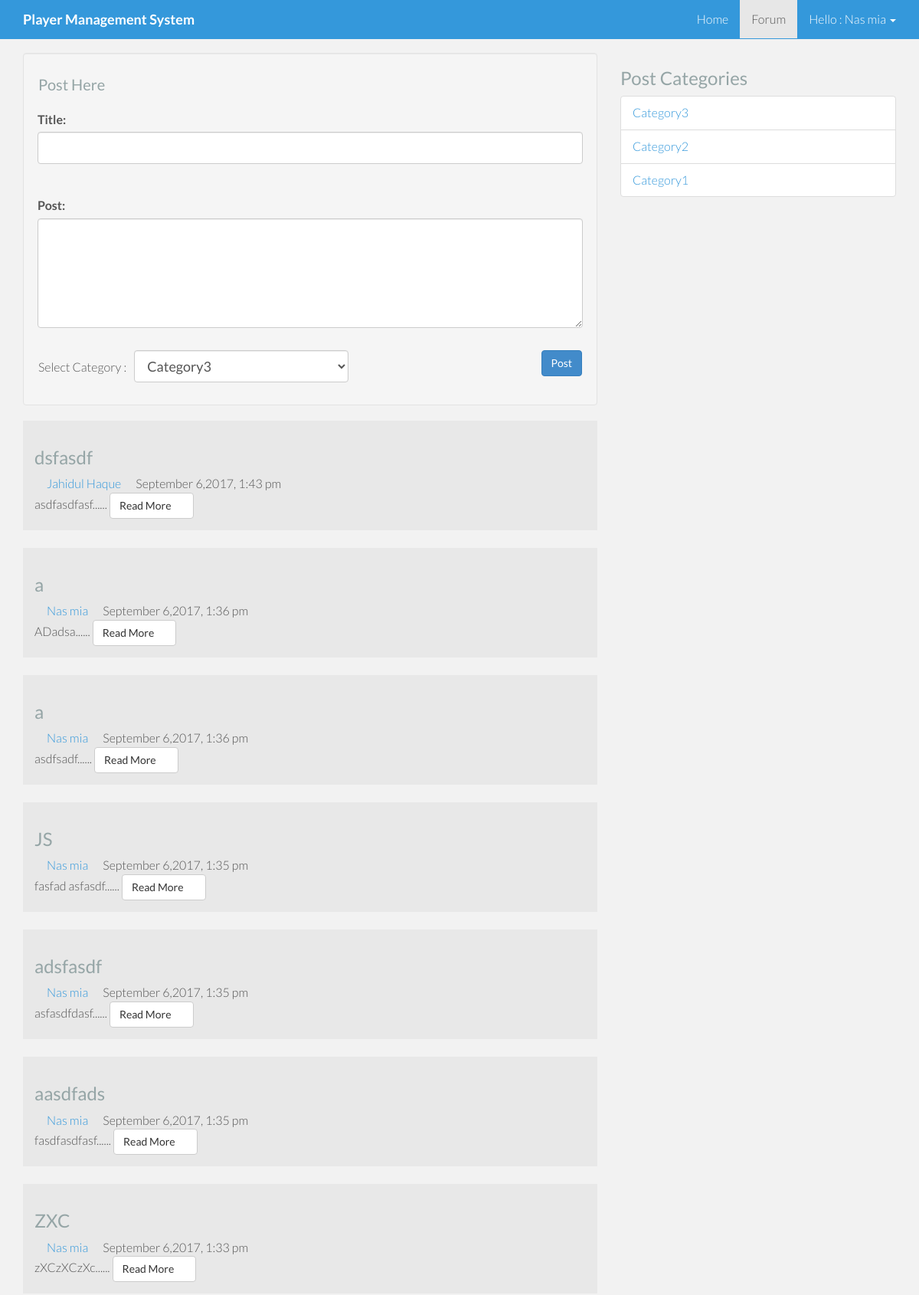
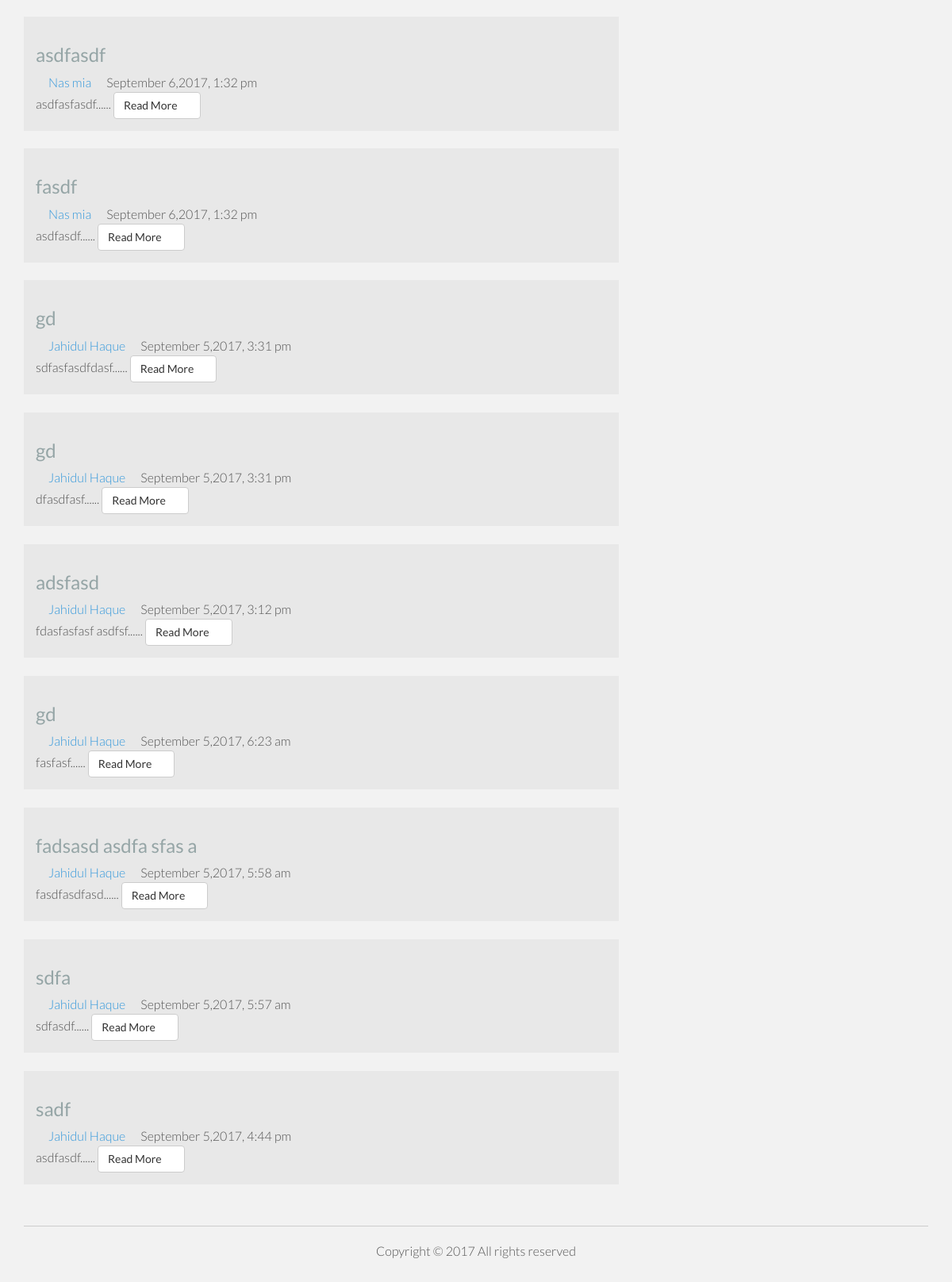
Screenshot of /forum.php (signed in) with the database file from the repository (2 pictures, top to bottom).
### tables this page shows
CREATE TABLE `tbl_post` (
  `id` int(11) NOT NULL,
  `cat` int(11) DEFAULT NULL,
  `title` varchar(255) DEFAULT NULL,
  `body` text,
  `slug` varchar(255) DEFAULT NULL,
  `character_name` varchar(255) DEFAULT NULL,
  `date` timestamp NOT NULL DEFAULT CURRENT_TIMESTAMP ON UPDATE CURRENT_TIMESTAMP,
  `userid` int(11) DEFAULT NULL
);

CREATE TABLE `tbl_category` (
  `id` int(11) NOT NULL,
  `name` varchar(50) NOT NULL,
  `cat_slug` varchar(256) NOT NULL
);

### lib/Database.php (called while the page is built, shortened)
<?php
Class Database{
	public $host   = DB_HOST;
	public $user   = DB_USER;
	public $pass   = DB_PASS;
	public $dbname = DB_NAME;
	public $link;
	private function connectDB(){
	$this->link = new mysqli($this->host, $this->user, $this->pass, $this->dbname);
 }
	public function select($query){
		$result = $this->link->query($query) or die($this->link->error.__LINE__);
		if($result->num_rows > 0){
			return $result;
		} else {
			return false;
		}
	}
}

### lib/Session.php (called while the page is built, shortened)
<?php
	class Session
	{
		public static function get($key){
			if(isset($_SESSION[$key])){
				return $_SESSION[$key];
		}else{
			return false;
		}
	}
}
 ?>

### helpers/Format.php (called while the page is built, shortened)
<?php
class Format{
	public function formatDate($date){
		return date('F j,Y, g:i a',strtotime($date));
	}
	public function textShorten($text,$limit=400){
		$text = $text. " ";
		$text = substr($text, 0, $limit);
		$text = substr($text, 0, strrpos($text,' '));
		$text = $text."......";
		return $text;
	}
}
?>

### forum.php (the view, shortened to what this page needs)
<?php include 'inc/header.php'; ?>
      	<div class="col-md-8">
          <?php
            $division = Session::get('division');
            $rank = Session::get('rank');
            $division_and_rank = 'division '.$division.' rank '.$rank;
          ?>
          <?php
            $query = "SELECT allowed_divisions_ranks FROM tbl_admin";
            $users = $db->select($query);
            if ($users) {
            while ($result = $users->fetch_assoc()) {
            $allowed_divisions_ranks = unserialize($result['allowed_divisions_ranks']);
            foreach($allowed_divisions_ranks as $allowed_divisions_rank){
          ?>
          <?php if($allowed_divisions_rank==$division_and_rank){ ?>
            <div class="well">
               <form action="" method="POST" class="form-horizontal" role="form">
                  <h4>Post Here</h4>
                    <div class="form-group" style="padding:14px;">
                      <label for="usr">Title:</label>
                      <input type="text" name="title" class="form-control" id="usr" style="min-width: 100%">
                    </div>
                    <div class="form-group" style="padding:14px;">
                      <label for="usr">Post:</label>
                      <textarea name="body" class="form-control" rows="5" style="min-width: 100%"></textarea>
                    </div>
                    <button class="btn btn-primary pull-right" type="submit">Post</button><ul class="list-inline"><li>Select Category : </li><li><select class="form-control" id="sel1"  name="cat">
                    <?php
                        $query = "SELECT * FROM tbl_category";
                        $category = $db->select($query);
                        if($category){
                            while($result = $category->fetch_assoc()){
                    ?>
                    <option value="<?php echo $result['id']; ?>"><?php echo $result['name']; ?></option>
                                    <?php } } ?>
                    </select></li></ul>
                          </form>
                      </div>
            <?php } } } } ?>
      		  <?php
                $query = "select * from tbl_post order by id desc";
                $post = $db->select($query);
                if ($post) {
                while ($result = $post->fetch_assoc()) {
            ?>
                <div class="blog-item">
                    <div class="blog-content">
                        <a href="<?php echo $result['slug']; ?>"><h3><?php echo $result['title']; ?></h3></a>
                        <div class="entry-meta">
                            <span><i class="icon-user"></i> <a href="profile.php?id=<?php echo $result['userid']; ?>"><?php echo $result['character_name']; ?></a></span>
                            <span><i class="icon-calendar"></i> <?php echo $fm->formatDate($result['date']); ?></span>
                        </div>
                        <?php echo $fm->textShorten($result['body'],425); ?>
                        <a class="btn btn-default" href="<?php echo $result['slug']; ?>">Read More <i class="icon-angle-right"></i></a>
                    </div>
                </div><br>
              <?php } } ?>
      	   </div>
     <?php include 'inc/sidebar.php'; ?>
     <?php include 'inc/footer.php'; ?>

### inc/sidebar.php
<div class="col-md-4">
      	<div class="widget">
      		 <div class="widget categories">
                    <h3>Post Categories</h3>
                    <div class="row">
                        <div class="col-sm-12">
                            <ul class="list-group" >
                            	<?php
                			         $query = "select * from tbl_category";
                			         $category = $db->select($query);
                			         if ($category) {
                			         while ($result = $category->fetch_assoc()) {
                		            ?>
                                                <li class="list-group-item"><a href="<?php echo SITE_URL;?>category/<?php echo $result['cat_slug']; ?>"><?php echo $result['name'] ?></a></li>
                                                <?php } } else { ?>
                						<li>No Category Created</li>
                					<?php } ?>
                            </ul>
                        </div>
                    </div>
                </div>
      	</div>
</div>

### assets/css/main.css (style rules this page uses)
body { background-color: #f2f2f2; font-family: 'Lato', sans-serif; font-weight: 300; font-size: 16px; color: #555; -webkit-font-smoothing: antialiased; -webkit-overflow-scrolling: touch; }
h1, h2, h3, h4, h5, h6 { font-family: 'Lato', sans-serif; font-weight: 300; color: #333; }
h3 { color: #95a5a6; font-weight: 400; }
h4 { color: #95a5a6; font-weight: 400; font-size: 20px; }
a { color: #3498db; word-wrap: break-word; -webkit-transition: color 0.1s ease-in, background 0.1s ease-in; -moz-transition: color 0.1s ease-in, background 0.1s ease-in; -ms-transition: color 0.1s ease-in, background 0.1s ease-in; -o-transition: color 0.1s ease-in, background 0.1s ease-in; transition: color 0.1s ease-in, background 0.1s ease-in; }
a:before, a:after { -webkit-transition: color 0.1s ease-in, background 0.1s ease-in; -moz-transition: color 0.1s ease-in, background 0.1s ease-in; -ms-transition: color 0.1s ease-in, background 0.1s ease-in; -o-transition: color 0.1s ease-in, background 0.1s ease-in; transition: color 0.1s ease-in, background 0.1s ease-in; }
.form-control { height: 42px; font-size: 18px; width: 280px; }
html, body { margin:0; padding:0; height:100%; }
.blog-content { padding: 15px; background: #e8e8e8; }

### rows the page displays
tbl_post: title "dsfasdf", character_name "Jahidul Haque", date "September 6,2017, 1:43 pm", body "asdfasdfasf......"
tbl_post: title "a", character_name "Nas mia", date "September 6,2017, 1:36 pm", body "ADadsa......"
tbl_post: title "a", character_name "Nas mia", date "September 6,2017, 1:36 pm", body "asdfsadf......"
tbl_post: title "JS", character_name "Nas mia", date "September 6,2017, 1:35 pm", body "fasfad asfasdf......"
tbl_post: title "adsfasdf", character_name "Nas mia", date "September 6,2017, 1:35 pm", body "asfasdfdasf......"
tbl_post: title "aasdfads", character_name "Nas mia", date "September 6,2017, 1:35 pm", body "fasdfasdfasf......"
tbl_post: title "ZXC", character_name "Nas mia", date "September 6,2017, 1:33 pm", body "zXCzXCzXc......"
tbl_post: title "asdfasdf", character_name "Nas mia", date "September 6,2017, 1:32 pm", body "asdfasfasdf......"
tbl_post: title "fasdf", character_name "Nas mia", date "September 6,2017, 1:32 pm", body "asdfasdf......"
tbl_post: title "gd", character_name "Jahidul Haque", date "September 5,2017, 3:31 pm", body "sdfasfasdfdasf......"
tbl_post: title "gd", character_name "Jahidul Haque", date "September 5,2017, 3:31 pm", body "dfasdfasf......"
tbl_post: title "adsfasd", character_name "Jahidul Haque", date "September 5,2017, 3:12 pm", body "fdasfasfasf asdfsf......"
tbl_post: title "gd", character_name "Jahidul Haque", date "September 5,2017, 6:23 am", body "fasfasf......"
tbl_post: title "fadsasd asdfa sfas a", character_name "Jahidul Haque", date "September 5,2017, 5:58 am", body "fasdfasdfasd......"
tbl_post: title "sdfa", character_name "Jahidul Haque", date "September 5,2017, 5:57 am", body "sdfasdf......"
tbl_post: title "sadf", character_name "Jahidul Haque", date "September 5,2017, 4:44 pm", body "asdfasdf......"
tbl_category: name "Category3"
tbl_category: name "Category2"
tbl_category: name "Category1"

### other values shown
Session::get('characterName') "Nas mia"
form field cat "Category3"
